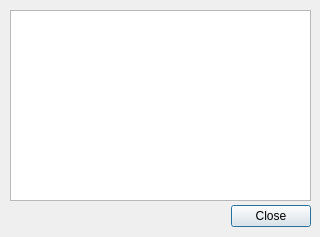
<?xml version="1.0" encoding="UTF-8"?>
<ui version="4.0">
 <class>CAddFriendDlg</class>
 <widget class="QDialog" name="CAddFriendDlg">
  <property name="geometry">
   <rect>
    <x>0</x>
    <y>0</y>
    <width>320</width>
    <height>237</height>
   </rect>
  </property>
  <property name="windowTitle">
   <string>Dialog</string>
  </property>
  <widget class="QDialogButtonBox" name="buttonBox">
   <property name="geometry">
    <rect>
     <x>10</x>
     <y>200</y>
     <width>301</width>
     <height>32</height>
    </rect>
   </property>
   <property name="orientation">
    <enum>Qt::Horizontal</enum>
   </property>
   <property name="standardButtons">
    <set>QDialogButtonBox::Close</set>
   </property>
  </widget>
  <widget class="QListWidget" name="listWidget">
   <property name="geometry">
    <rect>
     <x>10</x>
     <y>10</y>
     <width>301</width>
     <height>191</height>
    </rect>
   </property>
  </widget>
 </widget>
 <resources/>
 <connections>
  <connection>
   <sender>buttonBox</sender>
   <signal>accepted()</signal>
   <receiver>CAddFriendDlg</receiver>
   <slot>accept()</slot>
   <hints>
    <hint type="sourcelabel">
     <x>248</x>
     <y>254</y>
    </hint>
    <hint type="destinationlabel">
     <x>157</x>
     <y>274</y>
    </hint>
   </hints>
  </connection>
  <connection>
   <sender>buttonBox</sender>
   <signal>rejected()</signal>
   <receiver>CAddFriendDlg</receiver>
   <slot>reject()</slot>
   <hints>
    <hint type="sourcelabel">
     <x>316</x>
     <y>260</y>
    </hint>
    <hint type="destinationlabel">
     <x>286</x>
     <y>274</y>
    </hint>
   </hints>
  </connection>
 </connections>
</ui>
